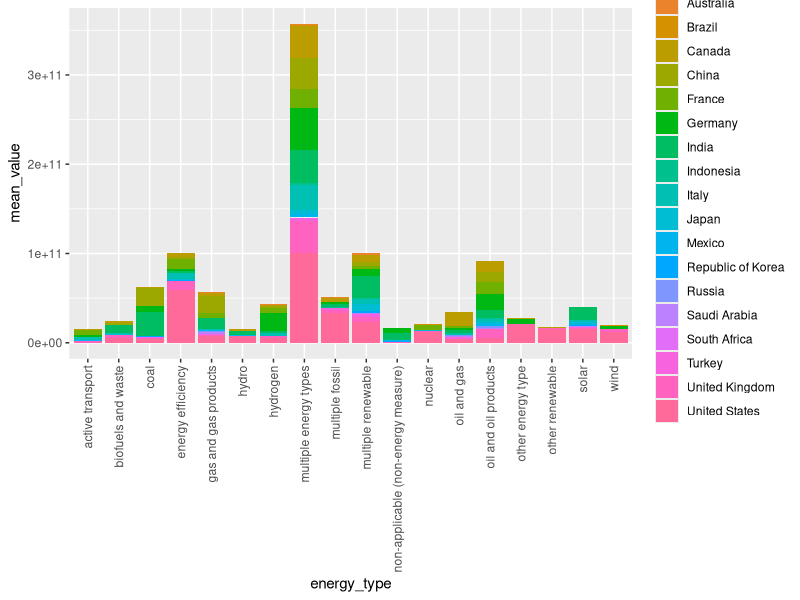
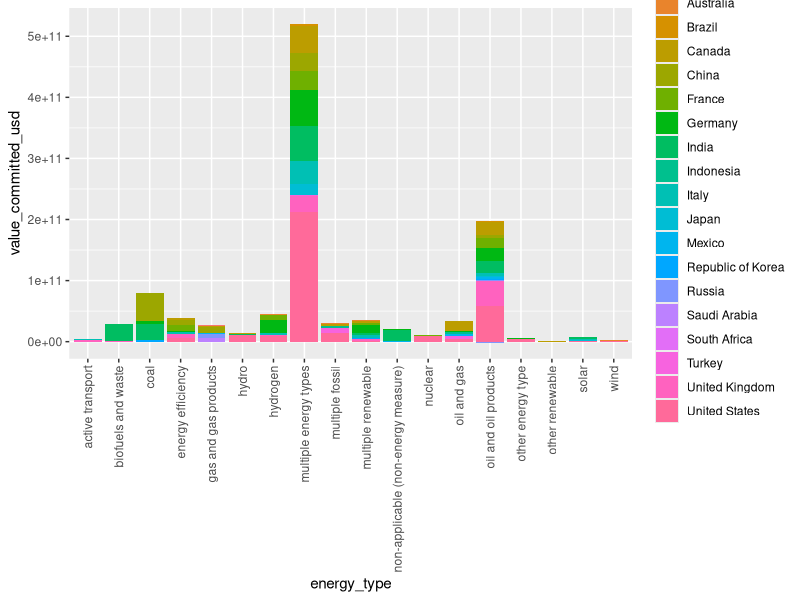

The R script that drew these images, in order:
## ---- chunk 1
library(tidyverse)
## ---- chunk 2
countries_data <- read_csv("region-g20+countries.csv") |>
  select("Country", "Policy Category", "Energy Type", "Value committed, USD") |>
  rename(
    country = "Country",
    policy_category = "Policy Category",
    energy_type = "Energy Type",
    value_committed_usd = "Value committed, USD"
  )
countries_data
## ---- chunk 3
countries_data |>
  group_by(country) |>
  summarize(
    energy_type = energy_type,
    mean_value = mean(value_committed_usd)) |>
  ggplot(mapping = aes(x = energy_type,
                       y = mean_value)) +
  geom_col(mapping = aes(fill = country)) +
  scale_x_discrete(guide = guide_axis(angle = 90))
## ---- chunk 4
countries_data |>
  group_by(country, energy_type) |>
  summarize(
    energy_type = energy_type,
    mean_value = mean(value_committed_usd))
## ---- chunk 5
countries_data |>
  group_by(country) |>
  ggplot(mapping = aes(x = energy_type, y = value_committed_usd)) +
      geom_col(mapping = aes(fill = country)) +
  scale_x_discrete(guide = guide_axis(angle = 90))
## ---- chunk 6
fossil_countries <- countries_data |>
  filter(
    policy_category == "fossil unconditional",
    value_committed_usd > 0
  ) |>
  group_by(
    country
  ) |>
  summarize(
    total_fossil = sum(value_committed_usd)
  ) |>
  arrange(desc(total_fossil))
knitr::kable(fossil_countries,
             col.names = c("Country", "Total Value Committed to Fossil Fuel Policies"))
## ---- chunk 7
clean_countries <- countries_data |>
  filter(
    policy_category == "clean unconditional",
    value_committed_usd > 0
  ) |>
  group_by(
    country
  ) |>
  summarize(
    total_clean = sum(value_committed_usd)
  ) |>
  arrange(desc(total_clean))
knitr::kable(clean_countries,
             col.names = c("Country", "Total Value Committed to Clean Fuel Policies"))
